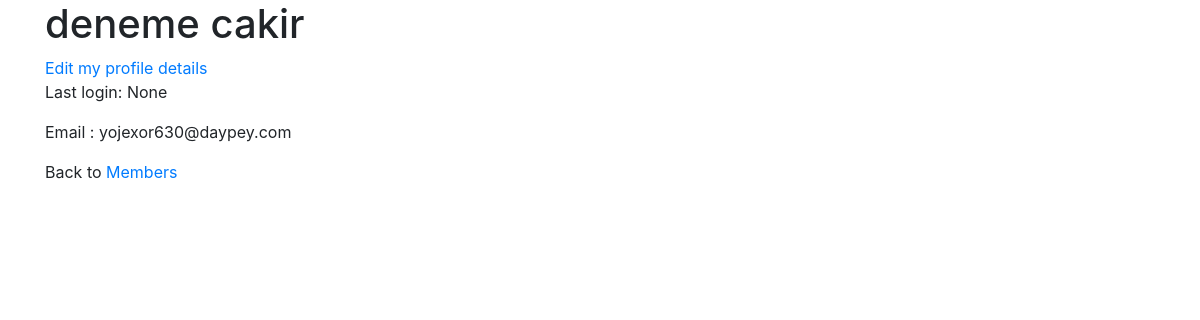
Page /members/details/6 (signed in) on the committed database.
### members/models.py (models this page shows, shortened)
class Member(AbstractBaseUser, PermissionsMixin):# AbstractBaseUser does the work that gives us
    email = models.EmailField(unique=True)
    first_name = models.CharField(max_length=30)
    last_name = models.CharField(max_length=30)
    is_active = models.BooleanField(default=True)
    is_staff = models.BooleanField(default=False)
    objects = MemberManager()
    USERNAME_FIELD = 'email'
    REQUIRED_FIELDS = ['first_name', 'last_name']

### members/views.py (the view)
# urls.py: path('members/details/<int:id>',views.details,name='details'),
def details(request,id):
    mymember = Member.objects.get(id=id)
    template = loader.get_template('details.html')
    context = {
        'mymember':mymember,
    }
    return HttpResponse(template.render(context,request))

### members/templates/details.html (shortened to what this page needs)
{% extends "master.html" %}
{% block content %}
  <h1>{{ mymember.first_name }} {{ mymember.last_name }}</h1>
  {% if user.is_authenticated %}
  <a href="/members/details/{{mymember.id}}/edit">Edit my profile details</a>
  {% endif %}
  <p>Last login: {{ mymember.last_login }}</p>
   <p>Email : {{mymember.email}}</p>
  <p>Back to <a href="/members">Members</a></p>
{% endblock %}

### rows in the picture
Member: first_name "deneme", last_name "cakir", last_login "None", email "yojexor630@daypey.com"
